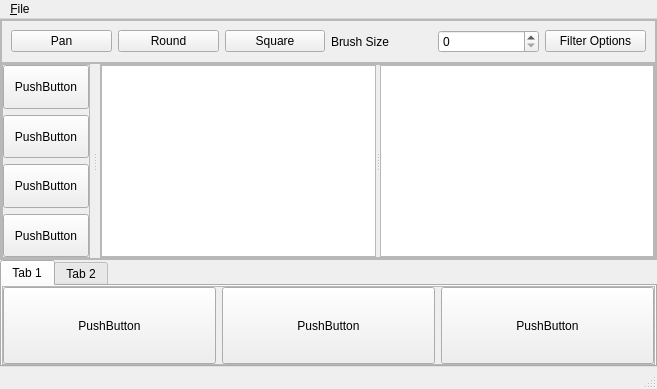
<?xml version="1.0" encoding="UTF-8"?>
<ui version="4.0">
 <class>InstaDam</class>
 <widget class="QMainWindow" name="InstaDam">
  <property name="geometry">
   <rect>
    <x>0</x>
    <y>0</y>
    <width>657</width>
    <height>389</height>
   </rect>
  </property>
  <property name="windowTitle">
   <string>MainWindow</string>
  </property>
  <widget class="QWidget" name="centralwidget">
   <layout class="QVBoxLayout" name="verticalLayout">
    <property name="spacing">
     <number>0</number>
    </property>
    <property name="leftMargin">
     <number>0</number>
    </property>
    <property name="topMargin">
     <number>0</number>
    </property>
    <property name="rightMargin">
     <number>0</number>
    </property>
    <property name="bottomMargin">
     <number>0</number>
    </property>
    <item>
     <widget class="QFrame" name="frame">
      <property name="frameShape">
       <enum>QFrame::StyledPanel</enum>
      </property>
      <property name="frameShadow">
       <enum>QFrame::Raised</enum>
      </property>
      <layout class="QVBoxLayout" name="verticalLayout_2">
       <property name="spacing">
        <number>0</number>
       </property>
       <property name="leftMargin">
        <number>0</number>
       </property>
       <property name="topMargin">
        <number>0</number>
       </property>
       <property name="rightMargin">
        <number>0</number>
       </property>
       <property name="bottomMargin">
        <number>0</number>
       </property>
       <item>
        <widget class="QFrame" name="frame_4">
         <property name="sizePolicy">
          <sizepolicy hsizetype="Expanding" vsizetype="Expanding">
           <horstretch>0</horstretch>
           <verstretch>0</verstretch>
          </sizepolicy>
         </property>
         <property name="maximumSize">
          <size>
           <width>16777215</width>
           <height>70</height>
          </size>
         </property>
         <property name="frameShape">
          <enum>QFrame::StyledPanel</enum>
         </property>
         <property name="frameShadow">
          <enum>QFrame::Raised</enum>
         </property>
         <layout class="QHBoxLayout" name="horizontalLayout_4">
          <item>
           <widget class="QPushButton" name="pushButton_11">
            <property name="text">
             <string>Pan</string>
            </property>
           </widget>
          </item>
          <item>
           <widget class="QPushButton" name="pushButton_12">
            <property name="text">
             <string>Round</string>
            </property>
           </widget>
          </item>
          <item>
           <widget class="QPushButton" name="pushButton_13">
            <property name="text">
             <string>Square</string>
            </property>
           </widget>
          </item>
          <item>
           <widget class="QLabel" name="label">
            <property name="text">
             <string>Brush Size</string>
            </property>
           </widget>
          </item>
          <item>
           <widget class="QSpinBox" name="spinBox"/>
          </item>
          <item>
           <widget class="QPushButton" name="pushButton_14">
            <property name="text">
             <string>Filter Options</string>
            </property>
           </widget>
          </item>
         </layout>
        </widget>
       </item>
       <item>
        <widget class="QSplitter" name="splitter">
         <property name="orientation">
          <enum>Qt::Vertical</enum>
         </property>
         <property name="handleWidth">
          <number>10</number>
         </property>
         <widget class="QFrame" name="frame_2">
          <property name="sizePolicy">
           <sizepolicy hsizetype="Expanding" vsizetype="Expanding">
            <horstretch>0</horstretch>
            <verstretch>0</verstretch>
           </sizepolicy>
          </property>
          <property name="frameShape">
           <enum>QFrame::StyledPanel</enum>
          </property>
          <property name="frameShadow">
           <enum>QFrame::Raised</enum>
          </property>
          <layout class="QVBoxLayout" name="verticalLayout_4">
           <property name="spacing">
            <number>0</number>
           </property>
           <property name="leftMargin">
            <number>0</number>
           </property>
           <property name="topMargin">
            <number>0</number>
           </property>
           <property name="rightMargin">
            <number>0</number>
           </property>
           <property name="bottomMargin">
            <number>0</number>
           </property>
           <item>
            <widget class="QSplitter" name="splitter_2">
             <property name="orientation">
              <enum>Qt::Horizontal</enum>
             </property>
             <property name="handleWidth">
              <number>10</number>
             </property>
             <widget class="QScrollArea" name="scrollArea_2">
              <property name="maximumSize">
               <size>
                <width>150</width>
                <height>16777215</height>
               </size>
              </property>
              <property name="horizontalScrollBarPolicy">
               <enum>Qt::ScrollBarAlwaysOff</enum>
              </property>
              <property name="widgetResizable">
               <bool>true</bool>
              </property>
              <widget class="QWidget" name="scrollAreaWidgetContents_2">
               <property name="geometry">
                <rect>
                 <x>0</x>
                 <y>0</y>
                 <width>82</width>
                 <height>192</height>
                </rect>
               </property>
               <layout class="QVBoxLayout" name="verticalLayout_3">
                <property name="leftMargin">
                 <number>0</number>
                </property>
                <property name="topMargin">
                 <number>0</number>
                </property>
                <property name="rightMargin">
                 <number>0</number>
                </property>
                <property name="bottomMargin">
                 <number>0</number>
                </property>
                <item>
                 <widget class="QPushButton" name="pushButton_4">
                  <property name="sizePolicy">
                   <sizepolicy hsizetype="Expanding" vsizetype="Expanding">
                    <horstretch>0</horstretch>
                    <verstretch>0</verstretch>
                   </sizepolicy>
                  </property>
                  <property name="text">
                   <string>PushButton</string>
                  </property>
                 </widget>
                </item>
                <item>
                 <widget class="QPushButton" name="pushButton_5">
                  <property name="sizePolicy">
                   <sizepolicy hsizetype="Expanding" vsizetype="Expanding">
                    <horstretch>0</horstretch>
                    <verstretch>0</verstretch>
                   </sizepolicy>
                  </property>
                  <property name="text">
                   <string>PushButton</string>
                  </property>
                 </widget>
                </item>
                <item>
                 <widget class="QPushButton" name="pushButton_6">
                  <property name="sizePolicy">
                   <sizepolicy hsizetype="Expanding" vsizetype="Expanding">
                    <horstretch>0</horstretch>
                    <verstretch>0</verstretch>
                   </sizepolicy>
                  </property>
                  <property name="text">
                   <string>PushButton</string>
                  </property>
                 </widget>
                </item>
                <item>
                 <widget class="QPushButton" name="pushButton_7">
                  <property name="sizePolicy">
                   <sizepolicy hsizetype="Expanding" vsizetype="Expanding">
                    <horstretch>0</horstretch>
                    <verstretch>0</verstretch>
                   </sizepolicy>
                  </property>
                  <property name="text">
                   <string>PushButton</string>
                  </property>
                 </widget>
                </item>
               </layout>
              </widget>
             </widget>
             <widget class="QFrame" name="frame_3">
              <property name="frameShape">
               <enum>QFrame::StyledPanel</enum>
              </property>
              <property name="frameShadow">
               <enum>QFrame::Raised</enum>
              </property>
              <layout class="QHBoxLayout" name="horizontalLayout_2">
               <property name="spacing">
                <number>0</number>
               </property>
               <property name="leftMargin">
                <number>0</number>
               </property>
               <property name="topMargin">
                <number>0</number>
               </property>
               <property name="rightMargin">
                <number>0</number>
               </property>
               <property name="bottomMargin">
                <number>0</number>
               </property>
               <item>
                <widget class="QSplitter" name="splitter_3">
                 <property name="orientation">
                  <enum>Qt::Horizontal</enum>
                 </property>
                 <widget class="PhotoViewer" name="IdmPhotoViewer"/>
                 <widget class="MaskViewer" name="IdmMaskViewer"/>
                </widget>
               </item>
              </layout>
             </widget>
            </widget>
           </item>
          </layout>
         </widget>
        </widget>
       </item>
      </layout>
     </widget>
    </item>
    <item>
     <widget class="QTabWidget" name="tabWidget">
      <property name="maximumSize">
       <size>
        <width>16777215</width>
        <height>240</height>
       </size>
      </property>
      <property name="currentIndex">
       <number>0</number>
      </property>
      <property name="documentMode">
       <bool>false</bool>
      </property>
      <widget class="QWidget" name="tab">
       <attribute name="title">
        <string>Tab 1</string>
       </attribute>
       <layout class="QVBoxLayout" name="verticalLayout_5">
        <property name="spacing">
         <number>0</number>
        </property>
        <property name="leftMargin">
         <number>0</number>
        </property>
        <property name="topMargin">
         <number>0</number>
        </property>
        <property name="rightMargin">
         <number>0</number>
        </property>
        <property name="bottomMargin">
         <number>0</number>
        </property>
        <item>
         <widget class="QScrollArea" name="scrollArea">
          <property name="maximumSize">
           <size>
            <width>16777215</width>
            <height>81</height>
           </size>
          </property>
          <property name="verticalScrollBarPolicy">
           <enum>Qt::ScrollBarAlwaysOff</enum>
          </property>
          <property name="widgetResizable">
           <bool>true</bool>
          </property>
          <widget class="QWidget" name="scrollAreaWidgetContents">
           <property name="geometry">
            <rect>
             <x>0</x>
             <y>0</y>
             <width>649</width>
             <height>79</height>
            </rect>
           </property>
           <property name="sizePolicy">
            <sizepolicy hsizetype="Expanding" vsizetype="Expanding">
             <horstretch>0</horstretch>
             <verstretch>0</verstretch>
            </sizepolicy>
           </property>
           <property name="maximumSize">
            <size>
             <width>16777215</width>
             <height>200</height>
            </size>
           </property>
           <layout class="QHBoxLayout" name="horizontalLayout">
            <property name="leftMargin">
             <number>0</number>
            </property>
            <property name="topMargin">
             <number>0</number>
            </property>
            <property name="rightMargin">
             <number>0</number>
            </property>
            <property name="bottomMargin">
             <number>0</number>
            </property>
            <item>
             <widget class="QPushButton" name="pushButton">
              <property name="sizePolicy">
               <sizepolicy hsizetype="Expanding" vsizetype="Expanding">
                <horstretch>0</horstretch>
                <verstretch>0</verstretch>
               </sizepolicy>
              </property>
              <property name="text">
               <string>PushButton</string>
              </property>
             </widget>
            </item>
            <item>
             <widget class="QPushButton" name="pushButton_2">
              <property name="sizePolicy">
               <sizepolicy hsizetype="Expanding" vsizetype="Expanding">
                <horstretch>0</horstretch>
                <verstretch>0</verstretch>
               </sizepolicy>
              </property>
              <property name="text">
               <string>PushButton</string>
              </property>
             </widget>
            </item>
            <item>
             <widget class="QPushButton" name="pushButton_3">
              <property name="sizePolicy">
               <sizepolicy hsizetype="Expanding" vsizetype="Expanding">
                <horstretch>0</horstretch>
                <verstretch>0</verstretch>
               </sizepolicy>
              </property>
              <property name="text">
               <string>PushButton</string>
              </property>
             </widget>
            </item>
           </layout>
          </widget>
         </widget>
        </item>
       </layout>
      </widget>
      <widget class="QWidget" name="tab_2">
       <attribute name="title">
        <string>Tab 2</string>
       </attribute>
       <layout class="QVBoxLayout" name="verticalLayout_6">
        <property name="spacing">
         <number>0</number>
        </property>
        <property name="leftMargin">
         <number>0</number>
        </property>
        <property name="topMargin">
         <number>0</number>
        </property>
        <property name="rightMargin">
         <number>0</number>
        </property>
        <property name="bottomMargin">
         <number>0</number>
        </property>
        <item>
         <widget class="QScrollArea" name="scrollArea_3">
          <property name="maximumSize">
           <size>
            <width>16777215</width>
            <height>200</height>
           </size>
          </property>
          <property name="verticalScrollBarPolicy">
           <enum>Qt::ScrollBarAlwaysOff</enum>
          </property>
          <property name="widgetResizable">
           <bool>true</bool>
          </property>
          <widget class="QWidget" name="scrollAreaWidgetContents_3">
           <property name="geometry">
            <rect>
             <x>0</x>
             <y>0</y>
             <width>649</width>
             <height>79</height>
            </rect>
           </property>
           <property name="sizePolicy">
            <sizepolicy hsizetype="Expanding" vsizetype="Expanding">
             <horstretch>0</horstretch>
             <verstretch>0</verstretch>
            </sizepolicy>
           </property>
           <property name="maximumSize">
            <size>
             <width>16777215</width>
             <height>200</height>
            </size>
           </property>
           <layout class="QHBoxLayout" name="horizontalLayout_3">
            <property name="leftMargin">
             <number>0</number>
            </property>
            <property name="topMargin">
             <number>0</number>
            </property>
            <property name="rightMargin">
             <number>0</number>
            </property>
            <property name="bottomMargin">
             <number>0</number>
            </property>
           </layout>
          </widget>
         </widget>
        </item>
       </layout>
      </widget>
     </widget>
    </item>
   </layout>
  </widget>
  <widget class="QMenuBar" name="menubar">
   <property name="geometry">
    <rect>
     <x>0</x>
     <y>0</y>
     <width>657</width>
     <height>21</height>
    </rect>
   </property>
   <widget class="QMenu" name="menu_File">
    <property name="title">
     <string>&amp;File</string>
    </property>
    <addaction name="action_Open"/>
    <addaction name="action_Save"/>
    <addaction name="separator"/>
    <addaction name="actionExit"/>
   </widget>
   <addaction name="menu_File"/>
  </widget>
  <widget class="QStatusBar" name="statusbar"/>
  <action name="action_Open">
   <property name="text">
    <string>&amp;Open</string>
   </property>
  </action>
  <action name="action_Save">
   <property name="text">
    <string>&amp;Save</string>
   </property>
  </action>
  <action name="actionExit">
   <property name="text">
    <string>Exit</string>
   </property>
  </action>
 </widget>
 <customwidgets>
  <customwidget>
   <class>PhotoViewer</class>
   <extends>QGraphicsView</extends>
   <header location="global">photoviewer.h</header>
  </customwidget>
  <customwidget>
   <class>MaskViewer</class>
   <extends>QGraphicsView</extends>
   <header location="global">maskviewer.h</header>
  </customwidget>
 </customwidgets>
 <resources/>
 <connections/>
</ui>
